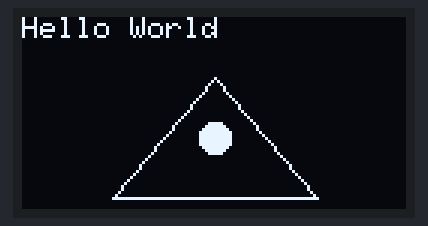
Bench run of a sketch on a simulated Arduino Uno, built with avr-gcc and run on an emulated ATmega328P. On the bench: 128×64 one-colour display.

Above: at 0.1 s.

The sketch:

I2C_OLED.ino
```cpp
#include <Wire.h>
#include <Adafruit_GFX.h>
#include <Adafruit_SSD1306.h>

#define SCREEN_WIDTH 128
#define SCREEN_HEIGHT 64

Adafruit_SSD1306 display(SCREEN_WIDTH, SCREEN_HEIGHT, &Wire, -1);

void setup() {
  if(!display.begin(SSD1306_SWITCHCAPVCC, 0x3C)){
    for(;;);
  }
  display.clearDisplay();
  display.setTextSize(1);
  display.setTextColor(WHITE);
  display.setCursor(0,0);
  display.println("Hello World");
  display.drawTriangle(64, 20, 30, 60, 98, 60, SSD1306_WHITE);
  display.fillCircle(64, 40, 5, SSD1306_WHITE);
  display.display();


}

void loop() {

}
```
